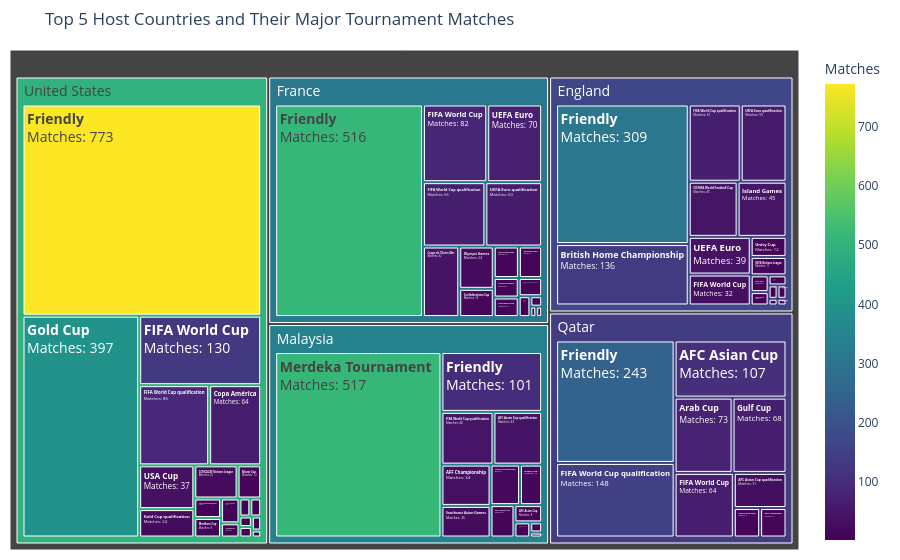

Source (notebook cell):
### Code cell
# Import Plotly Express library for interactive visualization
import plotly.express as px

top_5 = results['country'].value_counts().head(5).index

# Group data by Country and Tournament and Count the number of matches for each tournament
df = (results[results['country'].isin(top_5)].groupby(['country', 'tournament']).size().reset_index(name='Matches'))

#Treemap visualization
fig = px.treemap(df,path=['country', 'tournament'], values='Matches', color='Matches', color_continuous_scale='Viridis')

# Display tournament name and match count inside each rectangle
fig.update_traces(texttemplate="<b>%{label}</b><br>Matches: %{value}", textfont_size=14)

# Customize chart title and margins
fig.update_layout(
    title='Top 5 Host Countries and Their Major Tournament Matches', margin=dict(t=50, l=10, r=10, b=10))

fig.show()

### Figure 1 — Plotly figure (JSON) as saved in the notebook; plotly's stock layout.template omitted (floating-point values rounded to 4 significant figures)
{"data": [{"branchvalues": "total", "customdata": [[2.0], [136.0], [4.0], [45.0], [1.0], [32.0], [67.0], [309.0], [45.0], [2.0], [5.0], [1.0], [39.0], [59.0], [11.0], [12.0], [3.0], [1.0], [1.0], [2.0], [16.0], [4.0], [42.0], [82.0], [66.0], [516.0], [13.0], [7.0], [24.0], [8.0], [70.0], [60.0], [12.0], [8.0], [8.0], [43.0], [4.0], [13.0], [34.0], [1.0], [2.0], [15.0], [46.0], [101.0], [517.0], [26.0], [20.0], [107.0], [31.0], [73.0], [13.0], [64.0], [148.0], [243.0], [68.0], [13.0], [1.0], [7.0], [8.0], [22.0], [2.0], [64.0], [2.0], [130.0], [86.0], [773.0], [397.0], [24.0], [4.0], [8.0], [12.0], [3.0], [3.0], [2.0], [37.0], [166.7], [310.0], [342.4], [141.8], [496.1]], "domain": {"x": [0, 1], "y": [0, 1]}, "hovertemplate": "labels=%{label}<br>Matches_sum=%{value}<br>parent=%{parent}<br>id=%{id}<br>Matches=%{color}<extra></extra>", "ids": ["England/Atlantic Heritage Cup", "England/British Home Championship", "England/CONIFA Asia Cup", "England/CONIFA World Football Cup", "England/CONIFA World Football Cup qualification", "England/FIFA World Cup", "England/FIFA World Cup qualification", "England/Friendly", "England/Island Games", "England/Olympic Games", "England/Rous Cup", "England/Soccer Ashes", "England/UEFA Euro", "England/UEFA Euro qualification", "England/UEFA Nations League", "England/Unity Cup", "England/World Unity Cup", "France/African Cup of Nations qualification", "France/CONIFA World Cup qualification", "France/CONMEBOL–UEFA Cup of Champions", "France/Confederations Cup", "France/Corsica Cup", "France/Coupe de l'Outre-Mer", "France/FIFA World Cup", "France/FIFA World Cup qualification", "France/Friendly", "France/Inter-Allied Games", "France/International Tournament of Peoples, Cultures and Tribes", "France/Olympic Games", "France/Tournoi de France", "France/UEFA Euro", "France/UEFA Euro qualification", "France/UEFA Nations League", "France/Viva World Cup", "Malaysia/AFC Asian Cup", "Malaysia/AFC Asian Cup qualification", "Malaysia/AFC Challenge Cup qualification", "Malaysia/AFC Solidarity Cup", "Malaysia/AFF Championship", "Malaysia/AFF Championship qualification", "Malaysia/ASEAN Championship", "Malaysia/Dunhill Cup", "Malaysia/FIFA World Cup qualification", "Malaysia/Friendly", "Malaysia/Merdeka Tournament", "Malaysia/Southeast Asian Games", "Malaysia/Southeast Asian Peninsular Games", "Qatar/AFC Asian Cup", "Qatar/AFC Asian Cup qualification", "Qatar/Arab Cup", "Qatar/Arab Cup qualification", "Qatar/FIFA World Cup", "Qatar/FIFA World Cup qualification", "Qatar/Friendly", "Qatar/Gulf Cup", "Qatar/WAFF Championship", "United States/CFU Caribbean Cup qualification", "United States/CONCACAF Championship", "United States/CONCACAF Championship qualification", "United States/CONCACAF Nations League", "United States/CONCACAF Nations League qualification", "United States/Copa América", "United States/Copa América qualification", "United States/FIFA World Cup", "United States/FIFA World Cup qualification", "United States/Friendly", "United States/Gold Cup", "United States/Gold Cup qualification", "United States/Joe Robbie Cup", "United States/Marlboro Cup", "United States/Miami Cup", "United States/NAFU Championship", "United States/Outrigger Challenge Cup", "United States/UNCAF Cup", "United States/USA Cup", "England", "France", "Malaysia", "Qatar", "United States"], "labels": ["Atlantic Heritage Cup", "British Home Championship", "CONIFA Asia Cup", "CONIFA World Football Cup", "CONIFA World Football Cup qualification", "FIFA World Cup", "FIFA World Cup qualification", "Friendly", "Island Games", "Olympic Games", "Rous Cup", "Soccer Ashes", "UEFA Euro", "UEFA Euro qualification", "UEFA Nations League", "Unity Cup", "World Unity Cup", "African Cup of Nations qualification", "CONIFA World Cup qualification", "CONMEBOL–UEFA Cup of Champions", "Confederations Cup", "Corsica Cup", "Coupe de l'Outre-Mer", "FIFA World Cup", "FIFA World Cup qualification", "Friendly", "Inter-Allied Games", "International Tournament of Peoples, Cultures and Tribes", "Olympic Games", "Tournoi de France", "UEFA Euro", "UEFA Euro qualification", "UEFA Nations League", "Viva World Cup", "AFC Asian Cup", "AFC Asian Cup qualification", "AFC Challenge Cup qualification", "AFC Solidarity Cup", "AFF Championship", "AFF Championship qualification", "ASEAN Championship", "Dunhill Cup", "FIFA World Cup qualification", "Friendly", "Merdeka Tournament", "Southeast Asian Games", "Southeast Asian Peninsular Games", "AFC Asian Cup", "AFC Asian Cup qualification", "Arab Cup", "Arab Cup qualification", "FIFA World Cup", "FIFA World Cup qualification", "Friendly", "Gulf Cup", "WAFF Championship", "CFU Caribbean Cup qualification", "CONCACAF Championship", "CONCACAF Championship qualification", "CONCACAF Nations League", "CONCACAF Nations League qualification", "Copa América", "Copa América qualification", "FIFA World Cup", "FIFA World Cup qualification", "Friendly", "Gold Cup", "Gold Cup qualification", "Joe Robbie Cup", "Marlboro Cup", "Miami Cup", "NAFU Championship", "Outrigger Challenge Cup", "UNCAF Cup", "USA Cup", "England", "France", "Malaysia", "Qatar", "United States"], "marker": {"coloraxis": "coloraxis", "colors": [2.0, 136.0, 4.0, 45.0, 1.0, 32.0, 67.0, 309.0, 45.0, 2.0, 5.0, 1.0, 39.0, 59.0, 11.0, 12.0, 3.0, 1.0, 1.0, 2.0, 16.0, 4.0, 42.0, 82.0, 66.0, 516.0, 13.0, 7.0, 24.0, 8.0, 70.0, 60.0, 12.0, 8.0, 8.0, 43.0, 4.0, 13.0, 34.0, 1.0, 2.0, 15.0, 46.0, 101.0, 517.0, 26.0, 20.0, 107.0, 31.0, 73.0, 13.0, 64.0, 148.0, 243.0, 68.0, 13.0, 1.0, 7.0, 8.0, 22.0, 2.0, 64.0, 2.0, 130.0, 86.0, 773.0, 397.0, 24.0, 4.0, 8.0, 12.0, 3.0, 3.0, 2.0, 37.0, 166.7, 310.0, 342.4, 141.8, 496.1]}, "name": "", "parents": ["England", "England", "England", "England", "England", "England", "England", "England", "England", "England", "England", "England", "England", "England", "England", "England", "England", "France", "France", "France", "France", "France", "France", "France", "France", "France", "France", "France", "France", "France", "France", "France", "France", "France", "Malaysia", "Malaysia", "Malaysia", "Malaysia", "Malaysia", "Malaysia", "Malaysia", "Malaysia", "Malaysia", "Malaysia", "Malaysia", "Malaysia", "Malaysia", "Qatar", "Qatar", "Qatar", "Qatar", "Qatar", "Qatar", "Qatar", "Qatar", "Qatar", "United States", "United States", "United States", "United States", "United States", "United States", "United States", "United States", "United States", "United States", "United States", "United States", "United States", "United States", "United States", "United States", "United States", "United States", "United States", "", "", "", "", ""], "textfont": {"size": 14}, "texttemplate": "<b>%{label}</b><br>Matches: %{value}", "type": "treemap", "values": [2.0, 136.0, 4.0, 45.0, 1.0, 32.0, 67.0, 309.0, 45.0, 2.0, 5.0, 1.0, 39.0, 59.0, 11.0, 12.0, 3.0, 1.0, 1.0, 2.0, 16.0, 4.0, 42.0, 82.0, 66.0, 516.0, 13.0, 7.0, 24.0, 8.0, 70.0, 60.0, 12.0, 8.0, 8.0, 43.0, 4.0, 13.0, 34.0, 1.0, 2.0, 15.0, 46.0, 101.0, 517.0, 26.0, 20.0, 107.0, 31.0, 73.0, 13.0, 64.0, 148.0, 243.0, 68.0, 13.0, 1.0, 7.0, 8.0, 22.0, 2.0, 64.0, 2.0, 130.0, 86.0, 773.0, 397.0, 24.0, 4.0, 8.0, 12.0, 3.0, 3.0, 2.0, 37.0, 773.0, 932.0, 830.0, 760.0, 1585.0]}], "layout": {"coloraxis": {"colorbar": {"title": {"text": "Matches"}}, "colorscale": [[0, "#440154"], [0.1111, "#482878"], [0.2222, "#3e4989"], [0.3333, "#31688e"], [0.4444, "#26828e"], [0.5556, "#1f9e89"], [0.6667, "#35b779"], [0.7778, "#6ece58"], [0.8889, "#b5de2b"], [1, "#fde725"]]}, "legend": {"tracegroupgap": 0}, "margin": {"b": 10, "l": 10, "r": 10, "t": 50}, "title": {"text": "Top 5 Host Countries and Their Major Tournament Matches"}}}
